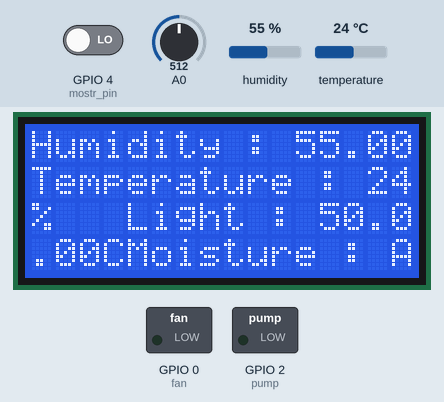
A sketch run on a simulated ESP8266 (NodeMCU). On the bench: 16×4 character LCD, switched loads named in the sketch (green lamp = pin HIGH). The test bench sets the inputs (shaded band); at power-on: GPIO 4 (mostr_pin) LOW, A0 = 512, humidity 55 %, temperature 24 °C. WiFi joins after 1.5 s; servers stay silent unless stated; what the sketch prints to the serial monitor is not drawn.

Above: at 7.4 s.
7.5 s: GPIO 4 (mostr_pin) driven HIGH
At 11.9 s:
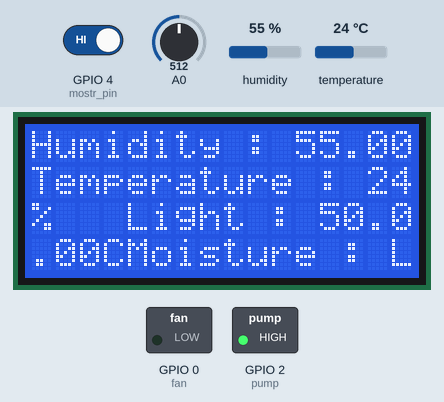
13.2 s: A0 set to 104
At 17.9 s:
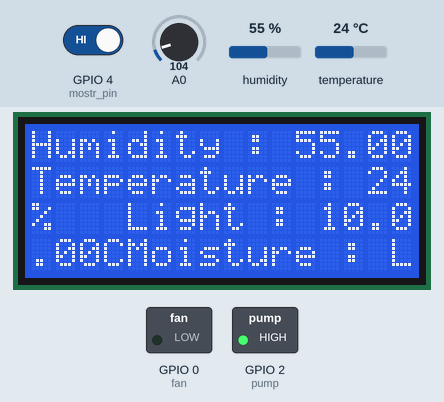
18.9 s: A0 set to 88
At 22.5 s:
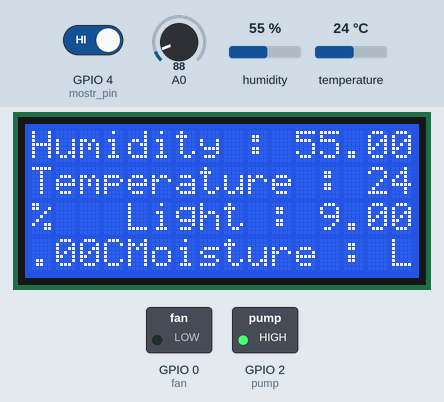
24.6 s: GPIO 4 (mostr_pin) driven LOW
At 27.3 s:
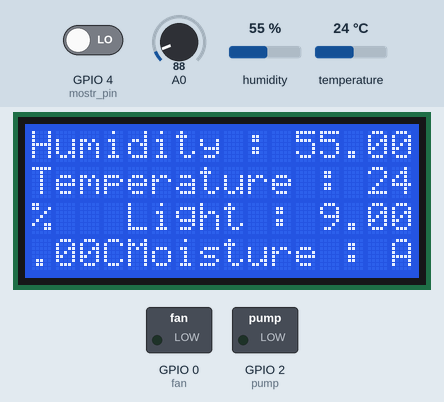
30.3 s: humidity set to 59 %
At 32.3 s:
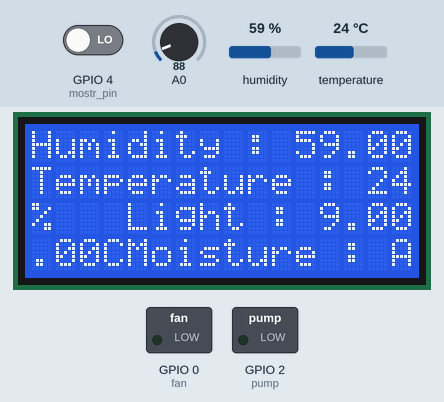
36.0 s: humidity set to 62 %
At 37.8 s:
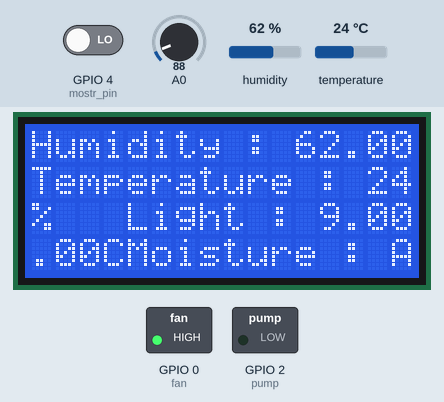
Timing chart, 0 to 42.7 s (numbered marks = the images above; inputs shaded):
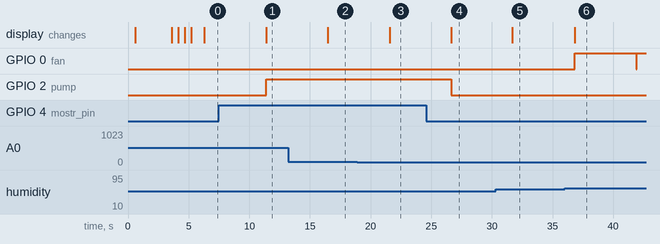

Measured:
- the behaviour switches between 98 and 97 on A0 (found by bisection; images 2 and 3)
- the behaviour switches between 60 and 61 % on humidity (found by bisection; images 5 and 6)
- after the input at 7.5 s, GPIO 2 (pump): LOW → HIGH after 3.9 s; the display: changes after 3.9 s (image 1)
- after the input at 13.2 s, the display: changes after 3.3 s (image 2)
- after the input at 18.9 s, the display: changes after 2.7 s (image 3)
- after the input at 24.6 s, GPIO 2 (pump): HIGH → LOW after 2.1 s; the display: changes after 2.1 s (image 4)
- after the input at 30.3 s, the display: changes after 1.4 s (image 5)
- after the input at 36.0 s, GPIO 0 (fan): LOW → HIGH after 0.83 s, → LOW 5.1 s later, → HIGH 0.03 s later; the display: changes after 0.83 s (image 6)

The sketch:

IOT_Greenhouse.ino
```cpp
#include <ESP8266WiFi.h>
#include "DHT.h"
#include <LiquidCrystal_I2C.h>
#include <Wire.h>
#define DHTTYPE DHT11

/////////INPUT PINS///////////////////
uint8_t DHTPin = 5; //D1
uint8_t mostr_pin = 4; //D2
uint8_t l8_pin = 14; //D5
/////////OUTPUT PINS///////////////////
uint8_t fan = 0; //D3
uint8_t pump = 2; //D4
uint8_t SCL_DISPLAY = 12; //D6 display
uint8_t SDA_DISPLAY = 13; //D7 display


const char* ssid     = "KKV-WiFi";
const char* password = "icecream123";

int wifi_connected=0, flag, i,j =1;

DHT dht(DHTPin, DHTTYPE);
LiquidCrystal_I2C lcd(0x27, 16, 4);

float Temperature = 0,Humidity = 0,  l8 = 0, mostr = 0;
String moisture_state;

WiFiClient client;
WiFiServer server(80);

// Variable to store the HTTP request
String header;


// Current time
unsigned long currentTime = millis();
// Previous time
unsigned long previousTime = 0;
// Define timeout time in milliseconds (example: 2000ms = 2s)
const long timeoutTime = 2000;

void setup()
{
       pinMode(fan,OUTPUT);
       pinMode(pump,OUTPUT);

       Serial.begin(115200);
       delay(10);
       Serial.println("");
       Serial.println("Connecting to ");
       Serial.println(ssid);
       delay(500);

       Wire.begin(SDA_DISPLAY,SCL_DISPLAY);
       lcd.begin();
       lcd.home();

       lcd.clear();
       lcd.setCursor(0,1);
       lcd.print("       IOT       ");
       lcd.setCursor(0,2);
       lcd.print("   GREEN HOUSE  ");
       delay(3000);
       lcd.clear();
///////////////////////////////////////////////////////////////

      for(i =1; i<50; i++){
          WiFi.begin(ssid, password);
          delay(500);
          Serial.print(".");
          lcd_connect();
          if (WiFi.status() == WL_CONNECTED){
            Serial.println("");
            Serial.println("WiFi connected");
            lcd.setCursor(0,1);
            lcd.print("   WiFi CONNECTED    ");
            delay(1000);
            i=100;
         }
      }

      lcd.clear();
}

void loop() {

    humidity();
    temperature();
    lights();
    moisture();

    if(flag) digitalWrite(fan,HIGH);
    if(!flag) digitalWrite(fan,LOW);

    WiFi_Connected(Temperature,Humidity,l8,moisture_state) ;

  Serial.println("done");
  delay(5000);
}


///////////////////////////////////////////////


void humidity()
{
  Humidity = dht.readHumidity();
  Serial.print("Humidity: ");
  Serial.println(Humidity);
  lcd.setCursor(0,0);
  lcd.print("Humidity : ");
  lcd.print(Humidity);
  lcd.print("%   ");

  if     (Humidity > 60)  flag =1;
  else   flag = 0;

}

void temperature()
{
  Temperature = dht.readTemperature();
  Serial.print("Temprature: ");
  Serial.println(Temperature);
  lcd.setCursor(0,1);
  lcd.print("Temperature : ");
  lcd.print(Temperature);
  lcd.print("C");

  if     (Temperature > 40)  digitalWrite(fan,HIGH);
  else   digitalWrite(fan,LOW);
}

void lights()
{
  l8 = map(analogRead(l8_pin),0,1024,0,100);
  lcd.setCursor(0,2);
  lcd.print("Light : ");
  lcd.print(l8);
  lcd.print("%");

}

void moisture()
{
  mostr = digitalRead(mostr_pin);
  Serial.print("moisture: ");
  Serial.println(mostr);
  if (mostr == 1){
    lcd.setCursor(0,3);
    lcd.print("Moisture : ");
    lcd.print("LOW  ");
    moisture_state = "INADEQUATE";
    digitalWrite(pump,HIGH);
  }
  else {
    lcd.setCursor(0,3);
    lcd.print("Moisture : ");
    lcd.print("AMPLE");
    moisture_state = "ADEQUATE";
    digitalWrite(pump,LOW);
  }

}


void WiFi_Connected(float a, float b, float f, String d) {

   if (WiFi.status() == WL_CONNECTED){

    if(wifi_connected==0){

      wifi_connected = 1;

  // Print local IP address and start web server
  Serial.println("");
  Serial.println("WiFi connected.");
  Serial.println("IP address: ");
  Serial.println(WiFi.localIP());
  server.begin();
    }
  WiFiClient client = server.available();   // Listen for incoming clients

  if (client) {                             // If a new client connects,
    Serial.println("New Client.");          // print a message out in the serial port
    String currentLine = "";                // make a String to hold incoming data from the client
    currentTime = millis();
    previousTime = currentTime;
    while (client.connected() && currentTime - previousTime <= timeoutTime) { // loop while the client's connected
      currentTime = millis();
      if (client.available()) {             // if there's bytes to read from the client,
        char c = client.read();             // read a byte, then
        Serial.write(c);                    // print it out the serial monitor
        header += c;
        if (c == '\n') {                    // if the byte is a newline character
          // if the current line is blank, you got two newline characters in a row.
          // that's the end of the client HTTP request, so send a response:
          if (currentLine.length() == 0) {
            // HTTP headers always start with a response code (e.g. HTTP/1.1 200 OK)
            // and a content-type so the client knows what's coming, then a blank line:
            client.println("HTTP/1.1 200 OK");
            client.println("Content-type:text/html");
            client.println("Connection: close");
            client.println();

            // Display the HTML web page
            client.println("<html lang=\"en\">");
            client.println("<head>  <meta http-equiv=\"refresh\" content=\"60\" > <meta charset=\"UTF-8\">    <meta http-equiv=\"X-UA-Compatible\" content=\"IE=edge\">    <meta name=\"viewport\" content=\"width=device-width, initial-scale=1.0\">  ");
            client.println("<link rel=\"stylesheet\" href=\"https://maxcdn.bootstrapcdn.com/bootstrap/4.0.0/css/bootstrap.min.css\" integrity=\"sha384-Gn5384xqQ1aoWXA+058RXPxPg6fy4IWvTNh0E263XmFcJlSAwiGgFAW/dAiS6JXm\" crossorigin=\"anonymous\"> </head>");
            client.println("<title>IOT GREENHOUSE_DATA_PANEL</title>");
            client.println("<body>    <h1 class = \"text-center\">IOT GREENHOUSE</h1>");
            client.println("<div class=\"row\">");
            client.println("<div class=\"rounded col-6 text-right\"> <img src=\"https://i.imgur.com/Q6HxDam.jpg\" loading = \"lazy\" height = \"200\" width = \"200\">  <br> <p class = \"text-center\">VALUE : ");
            client.println(a);
            client.println(" Celsius</p></div>  <div class=\"rounded col-6 text-left\">   <img src=\"https://i.imgur.com/6fUBMaS.jpg\"  loading = \"lazy\" height = \"200\" width = \"200\">        <br><p class = \"text-center\">VALUE: ");
            client.println(b);
            client.println("% </p></div>  <div class=\"rounded col-6 text-right\">        <img src=\"https://i.imgur.com/giaUl73.jpg\"  loading = \"lazy\" height = \"200\" width = \"200\">        <br> <p class = \"text-center\">VALUE:");
            client.println(f);
            client.println(" lum</p> </div>        <div class=\"rounded col-6 text-left\">        <img src=\"https://i.imgur.com/8HoWIVT.jpg\"  loading = \"lazy\" height = \"200\" width = \"200\" >        <br><p class = \"text-center\">");
            client.println(d);
            client.println(" </p></div>    </div>");
            client.println(" <div class=\"text-center\">    <br><br>  <a href=\"/refreshpage\" class=\"btn btn-primary\" role=\"button\">Refresh</a></div>");
            client.println("<script src=\"https://code.jquery.com/jquery-3.2.1.slim.min.js\"  integrity=\"sha384-KJ3o2DKtIkvYIK3UENzmM7KCkRr/rE9/Qpg6aAZGJwFDMVNA/GpGFF93hXpG5KkN\" crossorigin=\"anonymous\"></script>");
            client.println("<script src=\"https://cdnjs.cloudflare.com/ajax/libs/popper.js/1.12.9/umd/popper.min.js\" integrity=\"sha384-ApNbgh9B+Y1QKtv3Rn7W3mgPxhU9K/ScQsAP7hUibX39j7fakFPskvXusvfa0b4Q\"  crossorigin=\"anonymous\"></script>");
            client.println("<script src=\"https://maxcdn.bootstrapcdn.com/bootstrap/4.0.0/js/bootstrap.min.js\" integrity=\"sha384-JZR6Spejh4U02d8jOt6vLEHfe/JQGiRRSQQxSfFWpi1MquVdAyjUar5+76PVCmYl\" crossorigin=\"anonymous\"></script>");
            client.println("</body> </html>");


            // The HTTP response ends with another blank line
            client.println();
            // Break out of the while loop
            break;
          } else { // if you got a newline, then clear currentLine
            currentLine = "";
          }
        } else if (c != '\r') {  // if you got anything else but a carriage return character,
          currentLine += c;      // add it to the end of the currentLine
        }
      }
    }
    // Clear the header variable
    header = "";
    // Close the connection
    client.stop();
    Serial.println("Client disconnected.");
    Serial.println("");
      }
    }
  }

  void lcd_connect(){
    lcd.setCursor(0,1);
          lcd.print("Connecting tO WiFi");
          if(i-j==0){lcd.setCursor(18,1); lcd.print("  ");}
          if(i-j==1){lcd.setCursor(18,1); lcd.print(". ");}
          if(i-j==2){lcd.setCursor(18,1); lcd.print(".."); j+=3;}
    }
```
